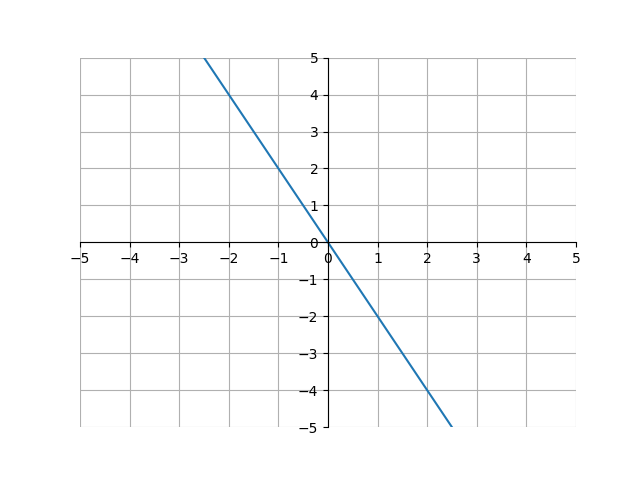

This chart was generated by the following Python code:
import matplotlib.pyplot as plt
import numpy as np

x = np.arange(-5, 6, 1)
y = -2*x

ax = plt.gca()
ax.spines['top'].set_color('none')
ax.spines['left'].set_position('zero')
ax.spines['right'].set_color('none')
ax.spines['bottom'].set_position('zero')

plt.xlim(-5, 5)
plt.ylim(-5, 5)
plt.xticks(np.arange(min(x), max(x)+1, 1.0))
plt.yticks(np.arange(-5, 5+1, 1.0))
plt.plot(x, y)
plt.grid(True)
plt.show()
